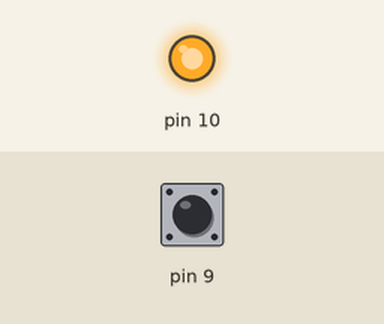
This sketch was run on a simulated Arduino Uno, built with avr-gcc and run on an emulated ATmega328P. Shown: output pins drawn as LEDs (lit = HIGH). Dashed ring = blinking. Inputs (shaded band) come from the test bench; at power-on: pin 9 HIGH.

Above: at 1.2 s.
1.3 s: pin 9 pulled LOW for 0.15 s
At 1.8 s:
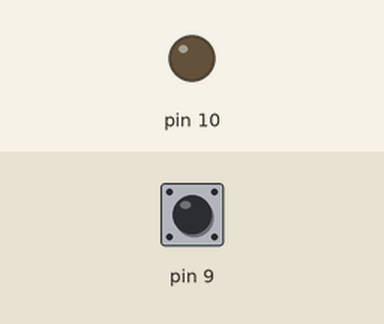
4.3 s: pin 9 pulled LOW for 1 s
At 4.56 s:
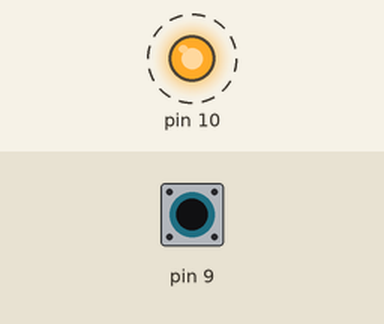
6.8 s: pin 9 pulled LOW for 3.2 s
At 10.7 s:
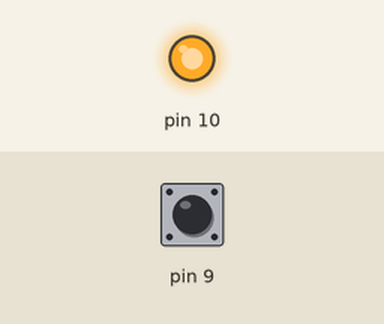
Timing chart, 0 to 12.2 s (numbered marks = the images above; inputs shaded):
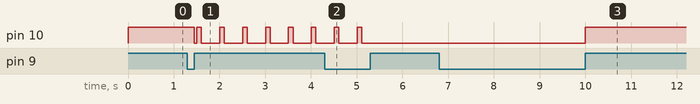

Measured:
- after the input at 1.3 s, pin 10: HIGH → LOW after 0.15 s, then repeats every 0.50 s: HIGH 0.10 s, LOW 0.40 s
- after the input at 4.3 s, pin 10: goes on until 5.1 s, then stays LOW
- after the input at 6.8 s, pin 10: LOW → HIGH after 3.2 s

The sketch:

ALEDBlinker.ino
```cpp
#include "LEDBlinker.h"

void setup() {
    PlcSetup();
}

void loop() {
    PlcCycle();
    delay(10);
}
```

LEDBlinker.cpp
```cpp
/* This is auto-generated code from LDmicro. Do not edit this file! Go
   back to the ladder diagram source for changes in the logic, and make
   any C additions either in ladder.h or in additional .c files linked
   against this one. */

/* You must provide ladder.h; there you must provide:
      * a typedef for SWORD and BOOL, signed 16 bit and boolean types
        (probably typedef signed short SWORD; typedef unsigned char BOOL;)

   You must also provide implementations of all the I/O read/write
   either as inlines in the header file or in another source file. (The
   I/O functions are all declared extern.)

   See the generated source code (below) for function names. */
#include "LEDBlinker.h"

/* Define EXTERN_EVERYTHING in ladder.h if you want all symbols extern.
   This could be useful to implement `magic variables,' so that for
   example when you write to the ladder variable duty_cycle, your PLC
   runtime can look at the C variable U_duty_cycle and use that to set
   the PWM duty cycle on the micro. That way you can add support for
   peripherals that LDmicro doesn't know about. */
#ifdef EXTERN_EVERYTHING
#define STATIC
#else
#define STATIC static
#endif

/* Define NO_PROTOTYPES if you don't want LDmicro to provide prototypes for
   all the I/O functions (Read_U_xxx, Write_U_xxx) that you must provide.
   If you define this then you must provide your own prototypes for these
   functions in ladder.h, or provide definitions (e.g. as inlines or macros)
   for them in ladder.h. */
#ifdef NO_PROTOTYPES
#define PROTO(x)
#else
#define PROTO(x) x
#endif

/* U_xxx symbols correspond to user-defined names. There is such a symbol
   for every internal relay, variable, timer, and so on in the ladder
   program. I_xxx symbols are internally generated. */
STATIC BOOL I_b_mcr = 0;
#define Read_I_b_mcr() I_b_mcr
#define Write_I_b_mcr(x) I_b_mcr = x
STATIC BOOL I_b_rung_top = 0;
#define Read_I_b_rung_top() I_b_rung_top
#define Write_I_b_rung_top(x) I_b_rung_top = x
STATIC BOOL U_b_Rosc = 0;
#define Read_U_b_Rosc() U_b_Rosc
#define Write_U_b_Rosc(x) U_b_Rosc = x
STATIC SWORD U_i_TdelayOn = 0;
STATIC BOOL I_b_TdelayOff_antiglitch = 0;
#define Read_I_b_TdelayOff_antiglitch() I_b_TdelayOff_antiglitch
#define Write_I_b_TdelayOff_antiglitch(x) I_b_TdelayOff_antiglitch = x
STATIC SWORD U_i_TdelayOff = 0;

/* You provide this function. */
PROTO(extern BOOL Read_U_b_X1(void);)

STATIC BOOL I_b_oneShot_0000 = 0;
#define Read_I_b_oneShot_0000() I_b_oneShot_0000
#define Write_I_b_oneShot_0000(x) I_b_oneShot_0000 = x
STATIC SWORD U_i_Cstatus = 0;
STATIC BOOL I_b_parOut_0000 = 0;
#define Read_I_b_parOut_0000() I_b_parOut_0000
#define Write_I_b_parOut_0000(x) I_b_parOut_0000 = x
STATIC BOOL I_b_parThis_0000 = 0;
#define Read_I_b_parThis_0000() I_b_parThis_0000
#define Write_I_b_parThis_0000(x) I_b_parThis_0000 = x
STATIC SWORD I_i_scratch2 = 0;

/* You provide these functions. */
PROTO(BOOL Read_U_b_Y1(void);)
PROTO(void Write_U_b_Y1(BOOL v);)


/* Call this function once per PLC cycle. You are responsible for calling
   it at the interval that you specified in the MCU configuration when you
   generated this code. */
void PlcCycle(void)
{
    Write_I_b_mcr(1);

    /* start rung 1 */
    Write_I_b_rung_top(Read_I_b_mcr());

    /* start series [ */
    if(!Read_U_b_Rosc()) {
        Write_I_b_rung_top(0);
    }

    if(Read_I_b_rung_top()) {
        if(U_i_TdelayOn < 9) {
            U_i_TdelayOn++;
            Write_I_b_rung_top(0);
        }
    } else {
        U_i_TdelayOn = 0;
    }

    if(!Read_I_b_TdelayOff_antiglitch()) {
        U_i_TdelayOff = 39;
    }
    Write_I_b_TdelayOff_antiglitch(1);
    if(!Read_I_b_rung_top()) {
        if(U_i_TdelayOff < 39) {
            U_i_TdelayOff++;
            Write_I_b_rung_top(1);
        }
    } else {
        U_i_TdelayOff = 0;
    }

    if(Read_I_b_rung_top()) {
        Write_U_b_Rosc(0);
    } else {
        Write_U_b_Rosc(1);
    }

    /* ] finish series */

    /* start rung 2 */
    Write_I_b_rung_top(Read_I_b_mcr());

    /* start series [ */
    if(!Read_U_b_X1()) {
        Write_I_b_rung_top(0);
    }

    if(Read_I_b_rung_top()) {
        if(!Read_I_b_oneShot_0000()) {
            U_i_Cstatus++;
            if(U_i_Cstatus < 3) {
            } else {
                U_i_Cstatus = 0;
            }
        }
    }
    Write_I_b_oneShot_0000(Read_I_b_rung_top());

    /* ] finish series */

    /* start rung 3 */
    Write_I_b_rung_top(Read_I_b_mcr());

    /* start series [ */
    /* start parallel [ */
    Write_I_b_parOut_0000(0);
    Write_I_b_parThis_0000(Read_I_b_rung_top());
    I_i_scratch2 = 1;
    if(U_i_Cstatus == I_i_scratch2) {
    } else {
        Write_I_b_parThis_0000(0);
    }

    if(Read_I_b_parThis_0000()) {
        Write_I_b_parOut_0000(1);
    }
    Write_I_b_parThis_0000(Read_I_b_rung_top());
    /* start series [ */
    I_i_scratch2 = 2;
    if(U_i_Cstatus == I_i_scratch2) {
    } else {
        Write_I_b_parThis_0000(0);
    }

    if(!Read_U_b_Rosc()) {
        Write_I_b_parThis_0000(0);
    }

    /* ] finish series */
    if(Read_I_b_parThis_0000()) {
        Write_I_b_parOut_0000(1);
    }
    Write_I_b_rung_top(Read_I_b_parOut_0000());
    /* ] finish parallel */
    Write_U_b_Y1(Read_I_b_rung_top());

    /* ] finish series */
}
```

LEDBlinker.h
```cpp
/* This is autogenerated code. */

/* (generated Wed, 27 Aug 2014 15:22:36 +0200 by ladder-gen v 1.0) */

#ifndef LEDBLINKER_H
#define LEDBLINKER_H

#if ARDUINO >= 100
    #include "Arduino.h"
#else
    #include "WProgram.h"
#endif

#define BOOL boolean
#define SWORD int

#define EXTERN_EVERYTHING
#define NO_PROTOTYPES

void PlcCycle(void);

/* Configure digital I/O according to LD (call this in setup()). */

inline void PlcSetup()
{

  pinMode(10, OUTPUT);
  pinMode(9, INPUT);
  digitalWrite(9, HIGH);
}


/* Individual pins (this code is used in ladder.cpp) */

inline extern BOOL Read_U_b_X1(void)
{
   return digitalRead(9)!=0;
}


inline void Write_U_b_Y1(BOOL v)
{
    digitalWrite(10, v);
}


#endif
```
